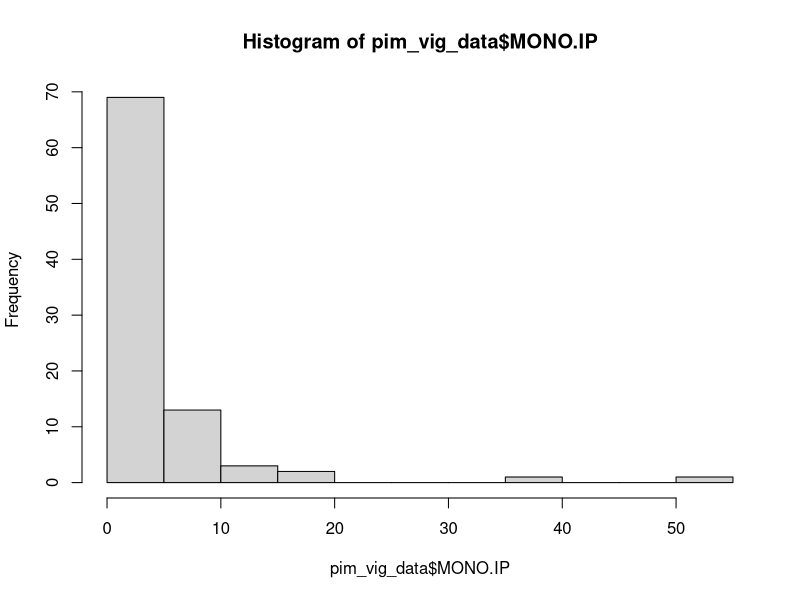
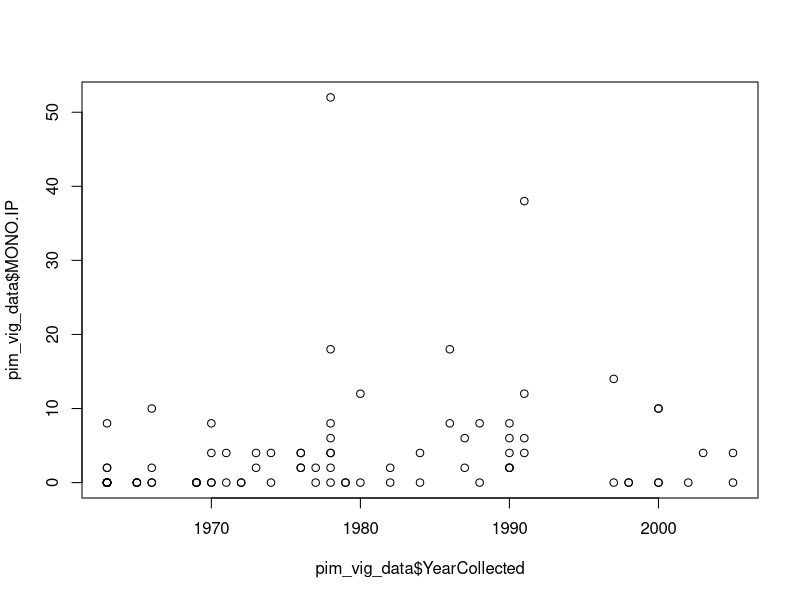
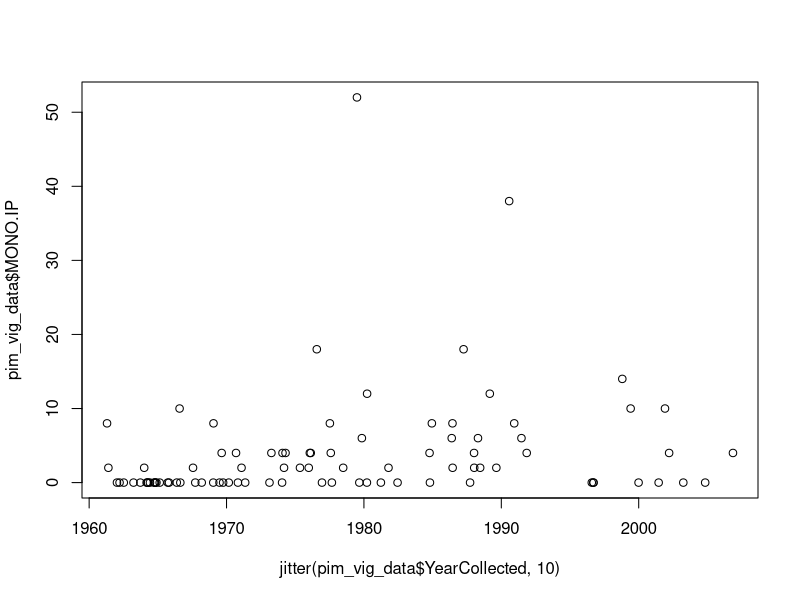
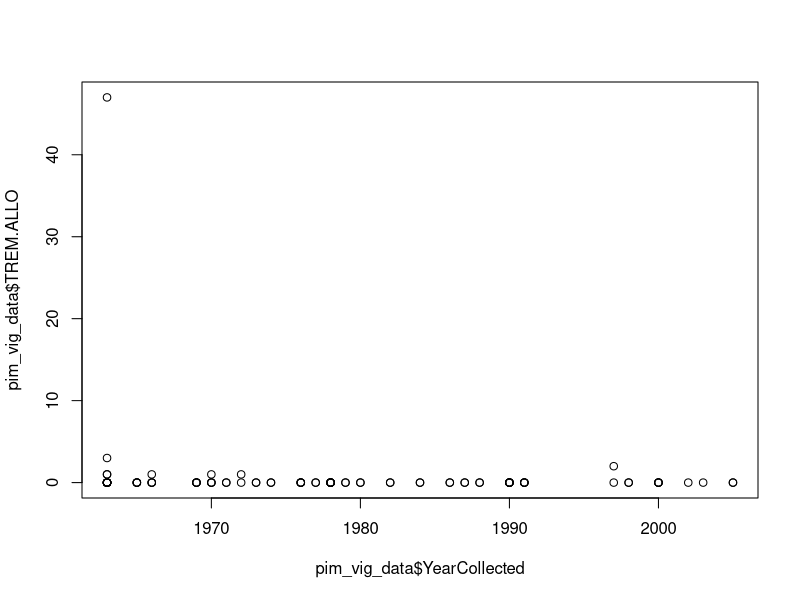
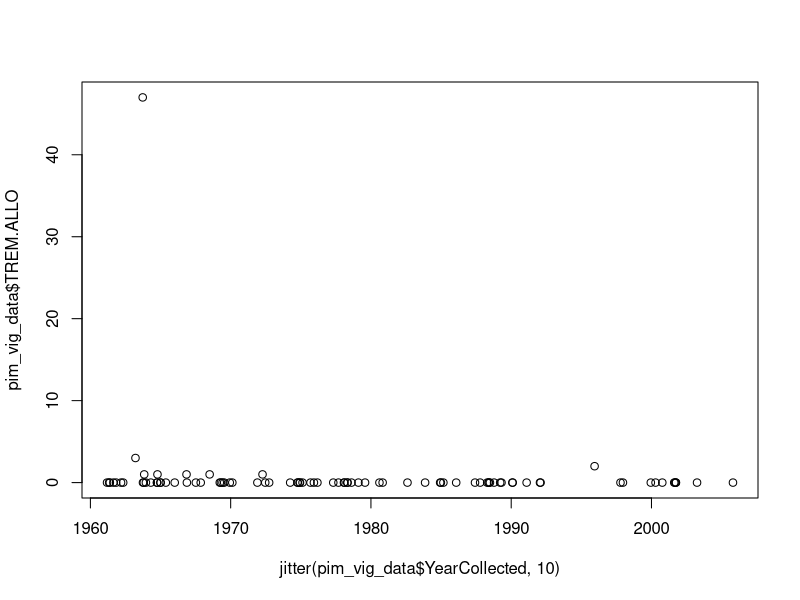

These figures' R source, in order:
# How to use R
# A workshop
# Written by Chelsea Wood (chelwood@uw.edu)
# 4 July 2024
# Hi SuPeR Parasites!!! HELLO
# Hello my name is IMANI and I am working with DAKI. <3
# wohooo
# Desmond check

# To run a thing in R, you put your cursor on it and hit COMMAND+RETURN (on Mac) or CONTROL+RETURN (on PC).
# Anything with a # in front of it will not run, because it is annotation - words designed to be human-readable,
# but meant to be ignored by R.

# This is how you find out what directory R is reading from - i.e., what folder on your computer is R going to
# when you ask it to retrieve a file?  getwd = get working directory.

getwd()

# If you need to change your working directory, paste the file structure between the quotation marks below.
# To get the file structure, open the folder and then "Get info" about that folder. Copy the file structure
# and paste it below.

setwd("/Users/chelsealwood/Dropbox/Vault/University of Washington/Projects/CAREER/Data/TUBRI")

# Once your working directory is set, you're ready to read in the data!  If there are sub-folders inside your 
# working directory, you'll need to specify them as I have below.
# The <- command tells R what a thing is called.  So you can read the line below as,
# Look at this csv file, and name it pim_vig_data.  When I call pim_vig_data, I want you to give me the csv file.

pim_vig_data<-read.csv("data/processed/Ictalurus_punctatus_processed_human_readable.csv")

# To see your data as a spreadsheet in a new tab, use the View command.

View(pim_vig_data)

# You can also see your data in the console below by running the name of the dataset.

pim_vig_data

# With your dataset ready to go, you can now call individual columns in that dataset using $ plus the variable
# name, exactly as it is spelled and capitalized in the dataset.

pim_vig_data$YearCollected

pim_vig_data$MONO.IP

# You can also call individual rows, columns, or cells using brackets.

pim_vig_data[1,5]

# You can now perform simple data manipulations on the variables.  For example, if I want the total number of 
# MONO.IP worms we counted in Pimephales vigilax, I can write,

sum(pim_vig_data$MONO.IP)

# Or maybe I want the mean number of MONO.IP per fish. It's simple as this:

mean(pim_vig_data$MONO.IP)

# I can even call up a quick histogram of the number of MONO.IP in each fish:

hist(pim_vig_data$MONO.IP)

# Or I can plot the number of MONO.IP over time - plot(y~x).

plot(pim_vig_data$MONO.IP~pim_vig_data$YearCollected)

plot(pim_vig_data$MONO.IP~jitter(pim_vig_data$YearCollected,10))

plot(pim_vig_data$TREM.ALLO~pim_vig_data$YearCollected)

plot(pim_vig_data$TREM.ALLO~jitter(pim_vig_data$YearCollected,10))

# Looks like there's a pattern there!  Let's do a simple statistical test to see if it is significant?
# A model is an equation that represents the data. Here, our model is y = mx + b.

summary(lm(pim_vig_data$MONO.IP~pim_vig_data$YearCollected))

summary(lm(pim_vig_data$TREM.ALLO~pim_vig_data$YearCollected))
